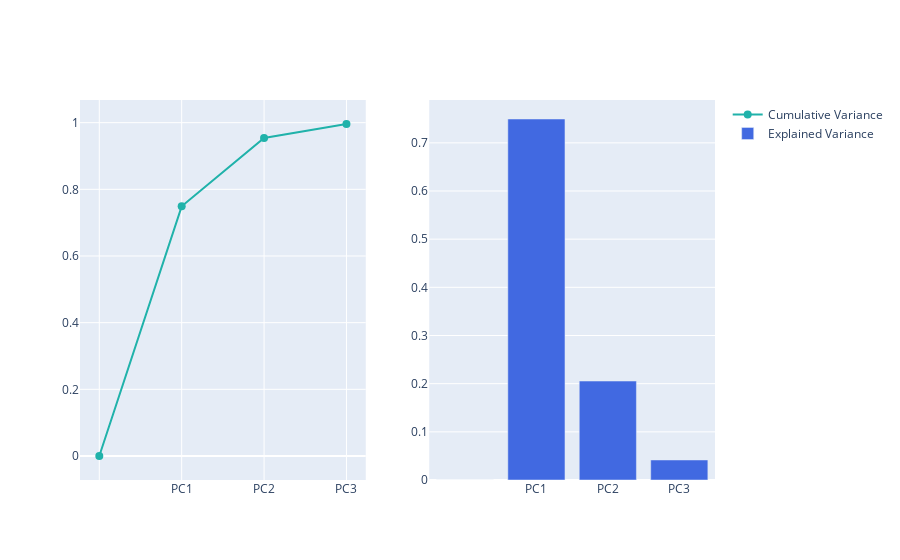

Notebook code cell kept with this figure:
### Code cell
from plotly.subplots import make_subplots
fig = make_subplots(rows=1, cols=2)

fig.add_trace(
    go.Scatter(
        x=df_explained_variance['PC'],
        y=df_explained_variance['Cumulative Variance'],
        marker=dict(size=8, color="LightSeaGreen"),
        name="Cumulative Variance"
    ), row=1, col=1)

fig.add_trace(
    go.Bar(
        x=df_explained_variance['PC'],
        y=df_explained_variance['Explained Variance'],
        marker=dict(color="RoyalBlue"),
        name="Explained Variance",
    ), row=1, col=2
    )

fig.show()

### Figure 1 — Plotly figure (JSON) as saved in the notebook; plotly's stock layout.template omitted (floating-point values rounded to 4 significant figures)
{"data": [{"marker": {"color": "LightSeaGreen", "size": 8}, "name": "Cumulative Variance", "type": "scatter", "x": ["", "PC1", "PC2", "PC3"], "xaxis": "x", "y": [0, 0.749, 0.954, 0.996], "yaxis": "y"}, {"marker": {"color": "RoyalBlue"}, "name": "Explained Variance", "type": "bar", "x": ["", "PC1", "PC2", "PC3"], "xaxis": "x2", "y": [0, 0.7495, 0.2054, 0.04158], "yaxis": "y2"}], "layout": {"xaxis": {"anchor": "y", "domain": [0, 0.45]}, "xaxis2": {"anchor": "y2", "domain": [0.55, 1]}, "yaxis": {"anchor": "x", "domain": [0, 1]}, "yaxis2": {"anchor": "x2", "domain": [0, 1]}}}
